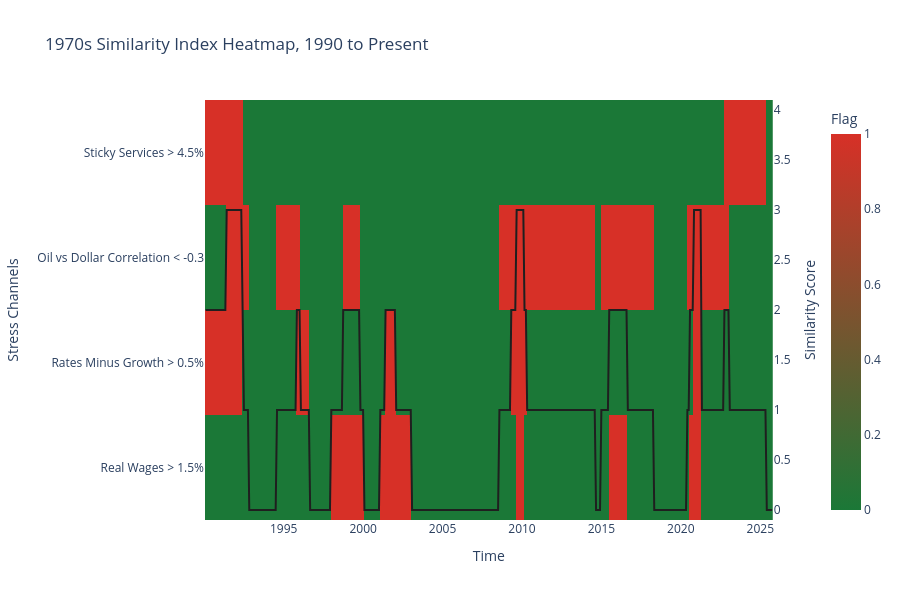

The notebook cell saved with this chart:
### Code cell
plot_flags = df.loc["1990":, [*flag_cols, "Similarity_Score"]].dropna()
heatmap_labels = {
    "FLAG_WAGES": "Real Wages > 1.5%",
    "FLAG_RATES": "Rates Minus Growth > 0.5%",
    "FLAG_OIL": "Oil vs Dollar Correlation < -0.3",
    "FLAG_SERVICES": "Sticky Services > 4.5%",
}

fig = make_subplots(specs=[[{"secondary_y": True}]])
fig.add_trace(
    go.Heatmap(
        x=plot_flags.index,
        y=[heatmap_labels[col] for col in flag_cols],
        z=plot_flags[flag_cols].T.values,
        colorscale=[[0, "#1b7837"], [1, "#d73027"]],
        zmin=0,
        zmax=1,
        colorbar=dict(title="Flag"),
        hovertemplate="%{y}<br>%{x|%Y-%m}<br>Flag=%{z}<extra></extra>",
    ),
    secondary_y=False,
 )
fig.add_trace(
    go.Scatter(
        x=plot_flags.index,
        y=plot_flags["Similarity_Score"],
        mode="lines",
        line=dict(color="#1f1f1f", width=2),
        name="Similarity Score",
    ),
    secondary_y=True,
 )
fig.update_yaxes(title_text="Stress Channels", secondary_y=False)
fig.update_yaxes(title_text="Similarity Score", range=[-0.1, 4.1], secondary_y=True)
fig.update_layout(
    title="1970s Similarity Index Heatmap, 1990 to Present",
    xaxis_title="Time",
    template="plotly_white",
    height=600,
 )
fig.show()

### Figure 1 — Plotly figure (JSON) as saved in the notebook; plotly's stock layout.template omitted (floating-point values rounded to 4 significant figures; data arrays with more than 128 entries replaced by an {"elided": "..."} marker saying what was removed)
{"data": [{"colorbar": {"title": {"text": "Flag"}}, "colorscale": [[0, "#1b7837"], [1, "#d73027"]], "hovertemplate": "%{y}<br>%{x|%Y-%m}<br>Flag=%{z}<extra></extra>", "type": "heatmap", "x": {"elided": "429 str values"}, "xaxis": "x", "y": ["Real Wages > 1.5%", "Rates Minus Growth > 0.5%", "Oil vs Dollar Correlation < -0.3", "Sticky Services > 4.5%"], "yaxis": "y", "z": {"elided": "4x429 float values"}, "zmax": 1, "zmin": 0}, {"line": {"color": "#1f1f1f", "width": 2}, "mode": "lines", "name": "Similarity Score", "type": "scatter", "x": {"elided": "429 str values"}, "xaxis": "x", "y": {"elided": "429 float values"}, "yaxis": "y2"}], "layout": {"height": 600, "title": {"text": "1970s Similarity Index Heatmap, 1990 to Present"}, "xaxis": {"anchor": "y", "domain": [0, 0.94], "title": {"text": "Time"}}, "yaxis": {"anchor": "x", "domain": [0, 1], "title": {"text": "Stress Channels"}}, "yaxis2": {"anchor": "x", "overlaying": "y", "range": [-0.1, 4.1], "side": "right", "title": {"text": "Similarity Score"}}}}
